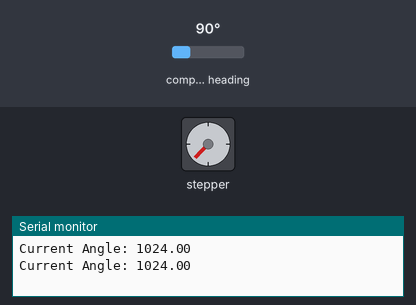
The sketch below on a simulated Arduino Uno, built with avr-gcc and run on an emulated ATmega328P. Shown: stepper motor, the last lines printed to the serial monitor. The inputs (shaded band) are chosen by the test bench; at power-on: compass heading 90°. Stepper angles assume 200 steps per turn.

Above: at 4.6 s.
4.7 s: compass heading set to 180°
At 7.5 s:
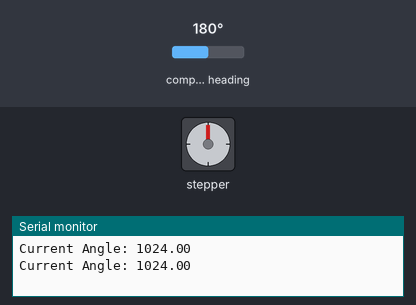
9.5 s: compass heading set to 90°
At 9.69 s:
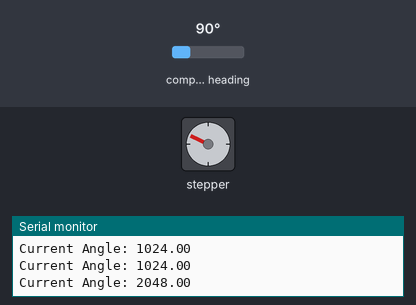
18.5 s: compass heading set to 269°
At 18.77 s:
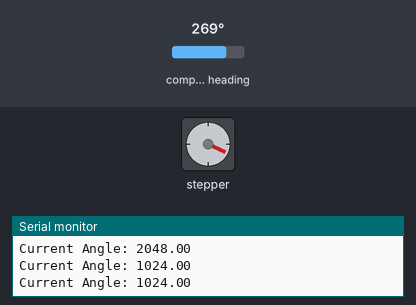
27.5 s: compass heading set to 7°
32.3 s: compass heading set to 352°
Timing chart, 0 to 88.8 s (numbered marks = the images above; inputs shaded):
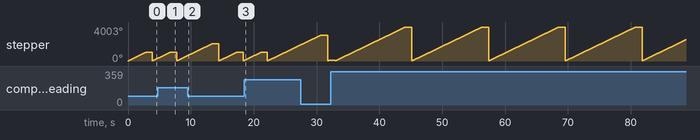

The sketch:

steeper_motor_control.ino
```cpp
#include <Stepper.h>
#include <Wire.h>    // Include the Wire library for I2C communication
#include <AS5600.h> // Include the AS5600 library

// Define the number of steps per revolution
const int stepsPerRevolution = 200;

// Initialize the AS5600 sensor
AS5600 as5600;

// Function to rotate a stepper motor to a specified angle
void rotateToAngle(float desiredAngle, int pulPin, int dirPin, int enaPin) {
  // Initialize the stepper motor with the number of steps and pin numbers
  Stepper myStepper(stepsPerRevolution, pulPin, dirPin, enaPin);

  // Calculate the number of steps needed to rotate to the desired angle
  int stepsToMove = (int)((desiredAngle / 360.0) * stepsPerRevolution);

  // Set the speed of the stepper motor
  myStepper.setSpeed(60); // Set to 60 RPM, adjust as needed

  // Rotate the stepper motor to the desired angle
  myStepper.step(stepsToMove);
}

void setup() {
  // Initialize Serial communication for debugging
  Serial.begin(9600);

  // Initialize I2C communication
  Wire.begin();

  // Initialize AS5600 sensor
  as5600.begin();
}

void loop() {
  // Read the current angle from the AS5600 sensor
  float currentAngle = as5600.getAngle();

  // Print the current angle to Serial Monitor
  Serial.print("Current Angle: ");
  Serial.println(currentAngle);

  // Rotate the stepper motor to the current angle with pin connections (8, 9, 10)
  rotateToAngle(currentAngle, 8, 9, 10);

  // Add a delay to avoid reading the angle too frequently
  delay(1000); // Adjust delay as needed
}
```
